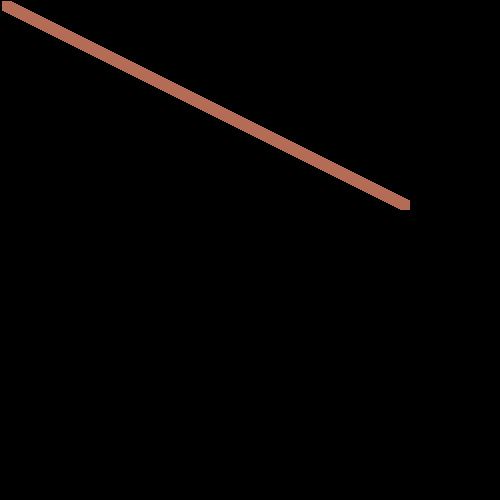
Frame 1 (no input)
Frame 60 (the mouse pressed at the canvas centre just before this capture): blank canvas, image omitted
Frame 120 (the mouse held since frame 60 and released just before this capture): blank canvas, image omitted

The Processing sketch that drew this single still picture (run headless with seeded random() and noise(); from frame 60 on, the mouse is pressed at the canvas centre):

// Processing sketch: scarid_blocks
// ── scarid_blocks.pde


void setup(){
  size(500,500);
  noStroke();
}
float boxX =1;
float boxY =1;
int collor=0;
float s=1;


void draw(){
  s=s*1.1;
  collor=collor+2;
   randomSeed(collor);
for (int i=1; i < 400; i++) {
  float r = random(0,255);
  float g = random(0,255);
  float b = random(0,255);
  
  fill(r,g,b);
  
}
  background(0);
  boxX=boxX+boxX;
  if (boxX>width-1){
    boxX=boxX-width+2;
    boxY=boxY+boxY;
  }
  if (boxY>height-1){
    boxY=boxY-height+2;
  }
  for (int cube=1; cube<201;cube=cube+1){
    rect(boxX*cube,boxY*cube,10,10);
  }
  /*rect(boxX,boxY,10,10);
  rect(boxX*1.1,boxY*1.1,10,10);
  rect(boxX*1.2,boxY*1.2,10,10);
  rect(boxX*1.3,boxY*1.3,10,10);
  rect(boxX*1.4,boxY*1.4,10,10);
  rect(boxX*1.5,boxY*1.5,10,10);
  rect(boxX*1.6,boxY*1.6,10,10);
  rect(boxX*1.7,boxY*1.7,10,10);
  rect(boxX*1.8,boxY*1.8,10,10);
  rect(boxX*1.9,boxY*1.9,10,10);
  rect(boxX*2,boxY*2,10,10);
   rect(boxX*2.1,boxY*2.1,10,10);
  rect(boxX*2.2,boxY*2.2,10,10);
  rect(boxX*2.3,boxY*2.3,10,10);
  rect(boxX*2.4,boxY*2.4,10,10);
  rect(boxX*2.5,boxY*2.5,10,10);
  rect(boxX*2.6,boxY*2.6,10,10);
  rect(boxX*2.7,boxY*2.7,10,10);
  rect(boxX*2.8,boxY*2.8,10,10);
  rect(boxX*2.9,boxY*2.9,10,10);
  rect(boxX*3,boxY*3,10,10);
   rect(boxX*3.1,boxY*3.1,10,10);
  rect(boxX*3.2,boxY*3.2,10,10);
  rect(boxX*3.3,boxY*3.3,10,10);
  rect(boxX*3.4,boxY*3.4,10,10);
  rect(boxX*3.5,boxY*3.5,10,10);
  rect(boxX*3.6,boxY*3.6,10,10);
  rect(boxX*3.7,boxY*3.7,10,10);
  rect(boxX*3.8,boxY*3.8,10,10);
  rect(boxX*3.9,boxY*3.9,10,10);
  rect(boxX*4,boxY*4,10,10);
   rect(boxX*4.1,boxY*4.1,10,10);
  rect(boxX*4.2,boxY*4.2,10,10);
  rect(boxX*4.3,boxY*4.3,10,10);
  rect(boxX*4.4,boxY*4.4,10,10);
  rect(boxX*4.5,boxY*4.5,10,10);
  rect(boxX*4.6,boxY*4.6,10,10);
  rect(boxX*4.7,boxY*4.7,10,10);
  rect(boxX*4.8,boxY*4.8,10,10);
  rect(boxX*4.9,boxY*4.9,10,10);
  rect(boxX*5,boxY*5,10,10);
   rect(boxX*5.1,boxY*5.1,10,10);
  rect(boxX*5.2,boxY*5.2,10,10);
  rect(boxX*5.3,boxY*5.3,10,10);
  rect(boxX*5.4,boxY*5.4,10,10);
  rect(boxX*5.5,boxY*5.5,10,10);
  rect(boxX*5.6,boxY*5.6,10,10);
  rect(boxX*5.7,boxY*5.7,10,10);
  rect(boxX*5.8,boxY*5.8,10,10);
  rect(boxX*5.9,boxY*5.9,10,10);
  rect(boxX*6,boxY*6,10,10);
  rect(boxX*6.1,boxY*6.1,10,10);
  rect(boxX*6.2,boxY*6.2,10,10);
  rect(boxX*6.3,boxY*6.3,10,10);
  rect(boxX*6.4,boxY*6.4,10,10);
  rect(boxX*6.5,boxY*6.5,10,10);
  rect(boxX*6.6,boxY*6.6,10,10);
  rect(boxX*6.7,boxY*6.7,10,10);
  rect(boxX*6.8,boxY*6.8,10,10);
  rect(boxX*6.9,boxY*6.9,10,10);
  rect(boxX*7,boxY*7,10,10);  
  rect(boxX*7.1,boxY*7.1,10,10);
  rect(boxX*7.2,boxY*7.2,10,10);
  rect(boxX*7.3,boxY*7.3,10,10);
  rect(boxX*7.4,boxY*7.4,10,10);
  rect(boxX*7.5,boxY*7.5,10,10);
  rect(boxX*7.6,boxY*7.6,10,10);
  rect(boxX*7.7,boxY*7.7,10,10);
  rect(boxX*7.8,boxY*7.8,10,10);
  rect(boxX*7.9,boxY*7.9,10,10);
  rect(boxX*8,boxY*8,10,10);
    rect(boxX*9.1,boxY*9.1,10,10);
  rect(boxX*9.2,boxY*9.2,10,10);
  rect(boxX*9.3,boxY*9.3,10,10);
  rect(boxX*9.4,boxY*9.4,10,10);
  rect(boxX*9.5,boxY*9.5,10,10);
  rect(boxX*9.6,boxY*9.6,10,10);
  rect(boxX*9.7,boxY*9.7,10,10);
  rect(boxX*9.8,boxY*9.8,10,10);
  rect(boxX*9.9,boxY*9.9,10,10);
  rect(boxX*10,boxY*10,10,10); */
  
  
}
 
